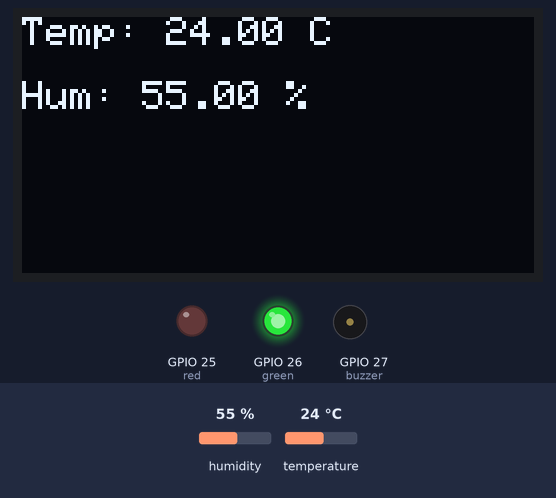
A sketch run on a simulated ESP32. Parts: 128×64 one-colour display, output pins drawn as LEDs (lit = HIGH), buzzer (waves = sounding, pin HIGH). The test bench sets the inputs (shaded band); at power-on: humidity 55 %, temperature 24 °C. What the sketch prints to the serial monitor is not drawn.

Above: at 2.8 s.
2.9 s: humidity set to 79 %
At 5.3 s:
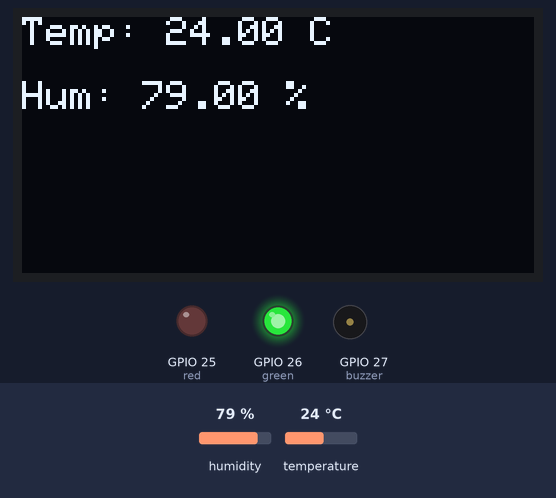
5.6 s: humidity set to 82 %
At 11.5 s:
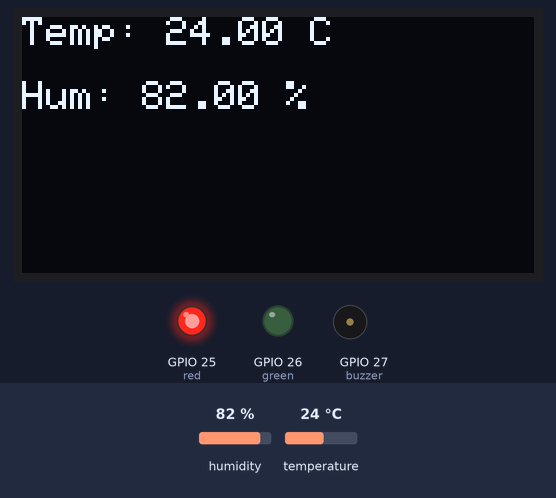
11.6 s: temperature set to 12 °C
At 17.2 s:
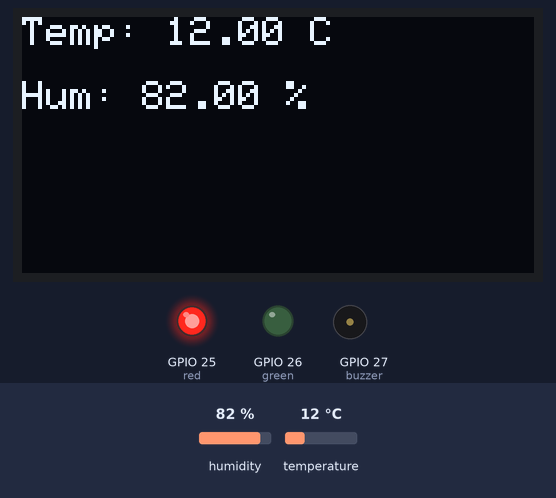
17.6 s: temperature set to 19 °C
Timing chart, 0 to 22.7 s (numbered marks = the images above; inputs shaded):
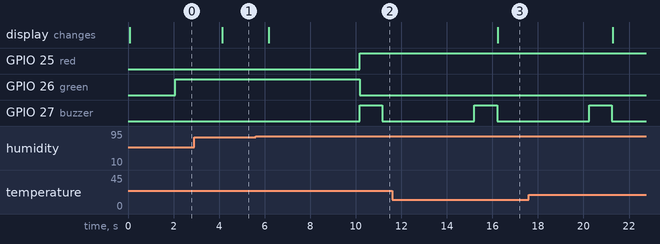

Measured:
- the behaviour switches between 80 and 81 % on humidity (found by bisection; images 1 and 2)
- after the input at 2.9 s, the display: changes after 1.2 s (image 1)
- after the input at 5.6 s, GPIO 25 (red): LOW → HIGH after 4.6 s; GPIO 26 (green): HIGH → LOW after 4.6 s; GPIO 27 (buzzer): LOW → HIGH after 4.6 s, → LOW 1.0 s later; the display: changes after 0.57 s (image 2)
- after the input at 11.6 s, the display: changes after 4.6 s (image 3)

The sketch:

CODE.ino
```cpp
#include <DHTesp.h>
#include <Adafruit_SSD1306.h>
#include <Wire.h>
#include <Adafruit_GFX.h>

const int red = 25;
const int green = 26;
const int buzzer = 27;
const int dhtPIN = 4;
const int SDAPIN= 21;
const int SCLPIN = 22;
DHTesp dht;
#define SCREEN_WIDTH 128
#define SCREEN_HEIGHT 64

Adafruit_SSD1306 display(SCREEN_WIDTH, SCREEN_HEIGHT, &Wire, -1);

void setup()
{
  Serial.begin(115200);
  dht.setup(dhtPIN, DHTesp::DHT22);
  pinMode(red, OUTPUT);
  pinMode(green, OUTPUT);
  pinMode(buzzer, OUTPUT);

  Wire.begin(SDAPIN, SCLPIN);
  display.begin(SSD1306_SWITCHCAPVCC, 0x3C);
}
void loop()
{
  TempAndHumidity data = dht.getTempAndHumidity();
  float temperature = data.temperature;
  float humidity = data.humidity;

  display.clearDisplay();
  display.setTextSize(1);
  display.setTextColor(SSD1306_WHITE);
  display.setCursor(0, 0);
  display.print("Temp: ");
  display.print(temperature);
  display.println(" C");
  display.setCursor(0, 16);
  display.print("Hum: ");
  display.print(humidity);
  display.println(" %");
  display.display();

  Serial.print("Temperature: ");
  Serial.println(temperature);
  Serial.print("Humidity: ");
  Serial.println(humidity);
  delay(2000);

  if(temperature > 38 || humidity > 80 )
  {
    delay(2000);
    digitalWrite(red,HIGH);
    digitalWrite(green, LOW);
    digitalWrite(buzzer, HIGH);
    delay(1000);
    digitalWrite(buzzer, LOW);

  }
  else
  {
    digitalWrite(red, LOW);
    digitalWrite(green, HIGH);
    digitalWrite(buzzer, LOW);
  }

  String status;
  if(temperature > 38 || humidity > 80)
 {
  status = "DANGER";
 }
 else if (temperature > 30 || humidity > 70)
 {
   status = "HOT";
 }
 else if (temperature >= 20 && humidity >= 40)
 {
   status = "COMFORT";
 }
 else
 {
   status = "COOL";
 }

 display.setCursor(0, 32);
 display.print("Status: ");
 display.println(status);

}
```
